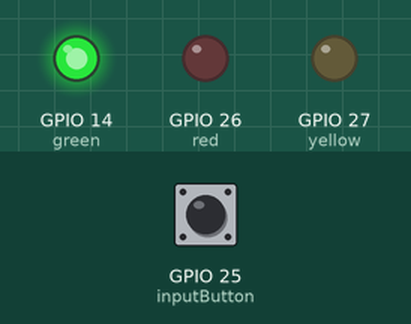
This sketch was run on a simulated ESP32. Parts: output pins drawn as LEDs (lit = HIGH). The test bench sets the inputs (shaded band); at power-on: GPIO 25 (inputButton) HIGH.

Above: at 1.2 s.
1.3 s: GPIO 25 (inputButton) pulled LOW for 3.2 s
At 3.4 s:
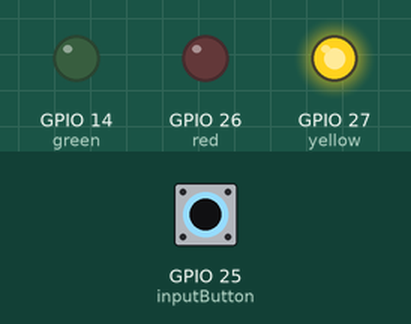
At 5.3 s:
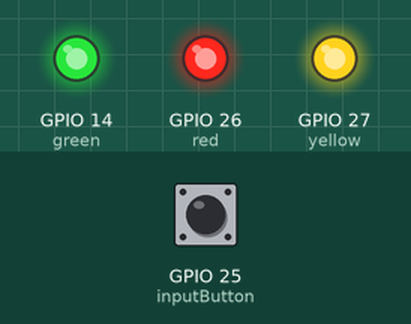
Timing chart, 0 to 13.5 s (numbered marks = the images above; inputs shaded):
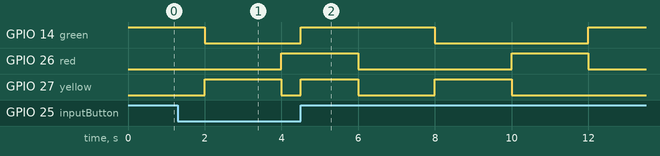

Measured:
- by itself, GPIO 26 (red): alternates HIGH for 2.0 s and LOW for 4.0 s

The sketch:

interuptions.ino
```cpp
// Interruptions modes:
// LOW, CHANGE, RISING, FALLING, HIGH

const int green = 14;
const int yellow = 27;
const int red = 26;
const int inputButton = 25;


void IRAM_ATTR onAll(){
  digitalWrite(green, HIGH);
  digitalWrite(yellow, HIGH);
  digitalWrite(red, HIGH);
}


void setup() {
  pinMode(green, OUTPUT);
  pinMode(yellow, OUTPUT);
  pinMode(red, OUTPUT);
  pinMode(inputButton, INPUT_PULLUP);
  attachInterrupt(digitalPinToInterrupt(inputButton), onAll, RISING);

}

void loop() {
  digitalWrite(green, HIGH);
  digitalWrite(yellow, LOW);
  digitalWrite(red, LOW);
  delay(2000);
  digitalWrite(green, LOW);
  digitalWrite(yellow, HIGH);
  digitalWrite(red, LOW);
  delay(2000);
  digitalWrite(green, LOW);
  digitalWrite(yellow, LOW);
  digitalWrite(red, HIGH);
  delay(2000);

}
```
